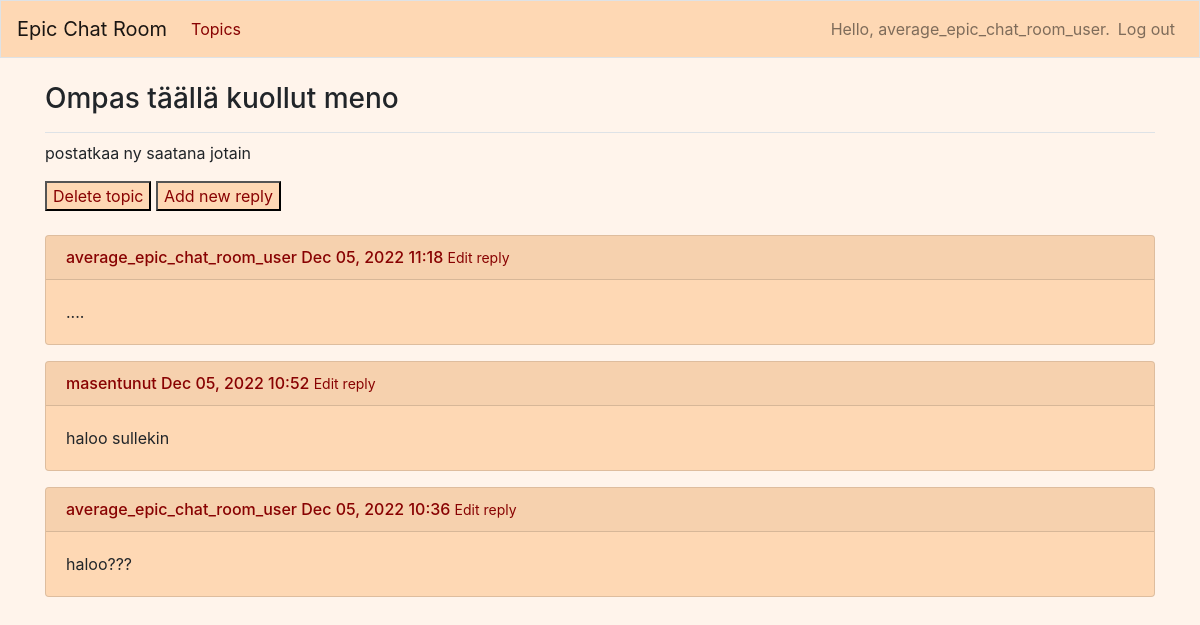
Page /topics/7/ (signed in) on the committed database.
### epic_chat_room/models.py (models this page shows)
class Topic(models.Model):
    title = models.CharField(max_length=200)
    text = models.TextField()
    date_added = models.DateTimeField(auto_now_add=True)
    date_modified = models.DateTimeField(auto_now=True)
    owner = models.ForeignKey(User, on_delete=models.CASCADE)
    def __str__(self):
        return f"{self.title}"

class Reply(models.Model):
    topic = models.ForeignKey(Topic, on_delete=models.CASCADE)
    text = models.TextField()
    date_added = models.DateTimeField(auto_now_add=True)
    owner = models.ForeignKey(User, on_delete=models.CASCADE)
    class Meta:
        verbose_name_plural = 'replies'
    def __str__(self):
        return f"{self.text}"

### epic_chat_room/views.py (the view)
# urls.py: path('topics/<int:topic_id>/', views.topic, name='topic'),
def topic(request, topic_id):
    topic = Topic.objects.get(id=topic_id)
    replies = topic.reply_set.order_by('-date_added')
    context = {'topic': topic, 'replies': replies}
    return render(request, 'epic_chat_room/topic.html', context)

### epic_chat_room/templates/epic_chat_room/topic.html
{% extends "epic_chat_room/base.html" %}
{% block page_header %}
  <h3>{{ topic }}</h3>
{% endblock page_header %}
{% block content %}
  <p>
    {{topic.text}}
  </p>
  <button style="background-color:#FED8B4; -webkit-text-fill-color: #880202">
    <a href="{% url 'epic_chat_room:delete_topic' topic.id %}">Delete topic</a>
  </button>
  <button style="background-color:#FED8B4; -webkit-text-fill-color: #880202">
    <a href="{% url 'epic_chat_room:new_reply' topic.id %}">Add new reply</a>
  </button>
  <br>
  <br>
{% for reply in replies %}
  <div class="card mb-3" style="background-color:#FED8B4">
    <h4 class="card-header" style="font-size: medium; -webkit-text-fill-color: #880202"">
      {{  reply.owner }}
      {{  reply.date_added|date:'M d, Y H:i' }}
      <small><a href="{% url 'epic_chat_room:edit_reply' reply.id %}">
          Edit reply</a></small>
    </h4>
    <div class="card-body">
        {{ reply }}
      </div>
    </div>
  {% empty %}
    <li>No replies have been added yet.</li>
  {% endfor %}
{% endblock content %}

### epic_chat_room/templates/epic_chat_room/base.html (shortened to what this page needs)
{% load bootstrap4 %}
<!doctype html>
<html lang="en">
<head>
  {% bootstrap_css %}
</head>
<body style="background-color: #fff4eb">
  <nav class="navbar navbar-expand-md navbar-light mb-4 border" style="background-color:#FED8B4">
    <a class="navbar-brand" href="{% url 'epic_chat_room:index'%}">
       Epic Chat Room</a>
    <div class="collapse navbar-collapse" id="navbarCollapse">
      <ul class="navbar-nav mr-auto">
        <li class="nav-item">
          <a class="nav-link" href="{% url 'epic_chat_room:topics'%}" style="-webkit-text-fill-color: #880202">
              Topics</a></li>
      </ul>
      <ul class="navbar-nav ml-auto">
        {% if user.is_authenticated %}
          <li class="nav-item">
            <span class="navbar-text"}>Hello, {{ user.username }}.</span>
          </li>
          <li class="nav-item">
            <a class="nav-link" href="{% url 'users:logout' %}">Log out</a>
          </li>
        {% else %}
          <li class="nav-item">
            <a class="nav-link" href="{% url 'users:register' %}">Register</a>
          </li>
          <li class="nav-item">
            <a class="nav-link" href="{% url 'users:login' %}">Log in</a></li>
        {% endif %}
      </ul>
    </div>
  </nav>
<main role="main" class="container">
    <div class="pb-2 mb-2 border-bottom">
      {% block page_header %}{% endblock page_header %}
    </div>
    <div>
      {% block content %}{% endblock content %}
    </div>
  </main>
</body>
</html>

### rows in the picture
Topic: title "Ompas täällä kuollut meno", text "postatkaa ny saatana jotain"
Reply: owner "average_epic_chat_room_user", date_added "Dec 05, 2022 11:18", text "...."
Reply: owner "masentunut", date_added "Dec 05, 2022 10:52", text "haloo sullekin"
Reply: owner "average_epic_chat_room_user", date_added "Dec 05, 2022 10:36", text "haloo???"

### other values in the picture
{{ user.username }} "average_epic_chat_room_user"
